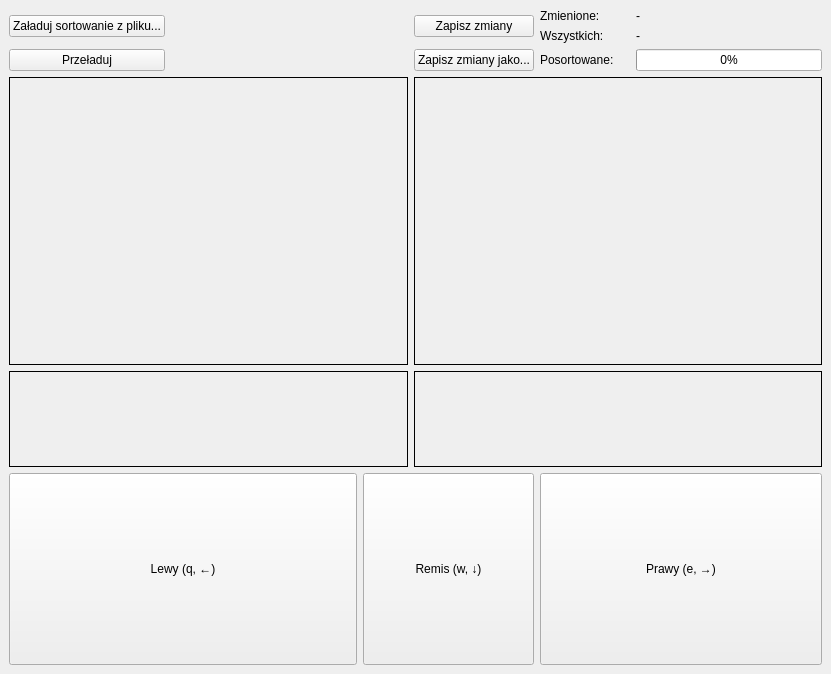
<?xml version="1.0" encoding="UTF-8"?>
<ui version="4.0">
 <class>MainWindow</class>
 <widget class="QMainWindow" name="MainWindow">
  <property name="geometry">
   <rect>
    <x>0</x>
    <y>0</y>
    <width>831</width>
    <height>674</height>
   </rect>
  </property>
  <property name="sizePolicy">
   <sizepolicy hsizetype="Preferred" vsizetype="Preferred">
    <horstretch>1</horstretch>
    <verstretch>1</verstretch>
   </sizepolicy>
  </property>
  <property name="minimumSize">
   <size>
    <width>751</width>
    <height>590</height>
   </size>
  </property>
  <property name="maximumSize">
   <size>
    <width>1920</width>
    <height>1080</height>
   </size>
  </property>
  <property name="windowTitle">
   <string>Sortowanie obiektów</string>
  </property>
  <property name="windowOpacity">
   <double>4.000000000000000</double>
  </property>
  <property name="autoFillBackground">
   <bool>false</bool>
  </property>
  <widget class="QWidget" name="centralwidget">
   <property name="sizePolicy">
    <sizepolicy hsizetype="Expanding" vsizetype="Expanding">
     <horstretch>1</horstretch>
     <verstretch>1</verstretch>
    </sizepolicy>
   </property>
   <layout class="QGridLayout" name="gridLayout_2">
    <item row="0" column="0">
     <layout class="QGridLayout" name="gridLayout">
      <item row="2" column="5">
       <widget class="QLabel" name="label">
        <property name="text">
         <string>Posortowane:</string>
        </property>
       </widget>
      </item>
      <item row="3" column="4" rowspan="3" colspan="4">
       <widget class="QLabel" name="label_3">
        <property name="sizePolicy">
         <sizepolicy hsizetype="Preferred" vsizetype="Preferred">
          <horstretch>1</horstretch>
          <verstretch>1</verstretch>
         </sizepolicy>
        </property>
        <property name="frameShape">
         <enum>QFrame::Box</enum>
        </property>
        <property name="text">
         <string/>
        </property>
       </widget>
      </item>
      <item row="0" column="1" rowspan="3" colspan="3">
       <widget class="QLabel" name="label_load">
        <property name="text">
         <string/>
        </property>
        <property name="wordWrap">
         <bool>true</bool>
        </property>
       </widget>
      </item>
      <item row="0" column="0" rowspan="2">
       <widget class="QPushButton" name="pushButton_load">
        <property name="text">
         <string>Załaduj sortowanie z pliku...</string>
        </property>
       </widget>
      </item>
      <item row="0" column="6">
       <widget class="QLabel" name="label_item_edited">
        <property name="text">
         <string>-</string>
        </property>
       </widget>
      </item>
      <item row="2" column="4">
       <widget class="QPushButton" name="pushButton_save_as">
        <property name="text">
         <string>Zapisz zmiany jako...</string>
        </property>
       </widget>
      </item>
      <item row="0" column="4" rowspan="2">
       <widget class="QPushButton" name="pushButton_save">
        <property name="text">
         <string>Zapisz zmiany</string>
        </property>
        <property name="checkable">
         <bool>false</bool>
        </property>
       </widget>
      </item>
      <item row="0" column="5">
       <widget class="QLabel" name="label_5">
        <property name="text">
         <string>Zmienione:</string>
        </property>
       </widget>
      </item>
      <item row="6" column="4" colspan="4">
       <widget class="QLabel" name="label_right">
        <property name="sizePolicy">
         <sizepolicy hsizetype="Preferred" vsizetype="Preferred">
          <horstretch>1</horstretch>
          <verstretch>1</verstretch>
         </sizepolicy>
        </property>
        <property name="font">
         <font>
          <pointsize>26</pointsize>
         </font>
        </property>
        <property name="frameShape">
         <enum>QFrame::Box</enum>
        </property>
        <property name="text">
         <string/>
        </property>
        <property name="textFormat">
         <enum>Qt::PlainText</enum>
        </property>
        <property name="scaledContents">
         <bool>true</bool>
        </property>
        <property name="wordWrap">
         <bool>true</bool>
        </property>
       </widget>
      </item>
      <item row="1" column="6">
       <widget class="QLabel" name="label_item_all">
        <property name="text">
         <string>-</string>
        </property>
       </widget>
      </item>
      <item row="1" column="5">
       <widget class="QLabel" name="label_4">
        <property name="text">
         <string>Wszystkich:</string>
        </property>
       </widget>
      </item>
      <item row="2" column="0">
       <widget class="QPushButton" name="pushButton_reload">
        <property name="text">
         <string>Przeładuj</string>
        </property>
       </widget>
      </item>
      <item row="3" column="0" rowspan="3" colspan="4">
       <widget class="QLabel" name="label_2">
        <property name="sizePolicy">
         <sizepolicy hsizetype="Preferred" vsizetype="Preferred">
          <horstretch>1</horstretch>
          <verstretch>1</verstretch>
         </sizepolicy>
        </property>
        <property name="frameShape">
         <enum>QFrame::Box</enum>
        </property>
        <property name="text">
         <string/>
        </property>
       </widget>
      </item>
      <item row="2" column="6" colspan="2">
       <widget class="QProgressBar" name="progressBar">
        <property name="value">
         <number>0</number>
        </property>
       </widget>
      </item>
      <item row="6" column="0" colspan="4">
       <widget class="QLabel" name="label_left">
        <property name="sizePolicy">
         <sizepolicy hsizetype="Preferred" vsizetype="Preferred">
          <horstretch>1</horstretch>
          <verstretch>1</verstretch>
         </sizepolicy>
        </property>
        <property name="font">
         <font>
          <pointsize>26</pointsize>
         </font>
        </property>
        <property name="autoFillBackground">
         <bool>false</bool>
        </property>
        <property name="frameShape">
         <enum>QFrame::Box</enum>
        </property>
        <property name="text">
         <string/>
        </property>
        <property name="textFormat">
         <enum>Qt::PlainText</enum>
        </property>
        <property name="scaledContents">
         <bool>true</bool>
        </property>
        <property name="alignment">
         <set>Qt::AlignLeading|Qt::AlignLeft|Qt::AlignVCenter</set>
        </property>
        <property name="wordWrap">
         <bool>true</bool>
        </property>
       </widget>
      </item>
      <item row="9" column="0" colspan="3">
       <widget class="QToolButton" name="toolButton_left">
        <property name="sizePolicy">
         <sizepolicy hsizetype="Preferred" vsizetype="Preferred">
          <horstretch>2</horstretch>
          <verstretch>2</verstretch>
         </sizepolicy>
        </property>
        <property name="text">
         <string>Lewy (q, ←)</string>
        </property>
        <property name="shortcut">
         <string>Q, Left</string>
        </property>
       </widget>
      </item>
      <item row="9" column="5" colspan="3">
       <widget class="QToolButton" name="toolButton_right">
        <property name="sizePolicy">
         <sizepolicy hsizetype="Preferred" vsizetype="Preferred">
          <horstretch>2</horstretch>
          <verstretch>2</verstretch>
         </sizepolicy>
        </property>
        <property name="text">
         <string>Prawy (e, →)</string>
        </property>
        <property name="shortcut">
         <string>E, Right</string>
        </property>
       </widget>
      </item>
      <item row="9" column="3" colspan="2">
       <widget class="QToolButton" name="toolButton_draw">
        <property name="sizePolicy">
         <sizepolicy hsizetype="Preferred" vsizetype="Preferred">
          <horstretch>1</horstretch>
          <verstretch>2</verstretch>
         </sizepolicy>
        </property>
        <property name="text">
         <string>Remis (w, ↓)</string>
        </property>
        <property name="shortcut">
         <string>W, Down</string>
        </property>
       </widget>
      </item>
     </layout>
    </item>
   </layout>
   <zorder>splitter</zorder>
   <zorder>label_right</zorder>
   <zorder>label_left</zorder>
   <zorder>pushButton_load</zorder>
   <zorder>pushButton_save</zorder>
   <zorder>progressBar</zorder>
   <zorder>label</zorder>
   <zorder>pushButton_save_as</zorder>
   <zorder>label_4</zorder>
   <zorder>label_5</zorder>
   <zorder>label_item_edited</zorder>
   <zorder>label_item_all</zorder>
   <zorder>pushButton_reload</zorder>
   <zorder>label_load</zorder>
   <zorder>label_2</zorder>
   <zorder>label_3</zorder>
  </widget>
 </widget>
 <resources/>
 <connections/>
</ui>
